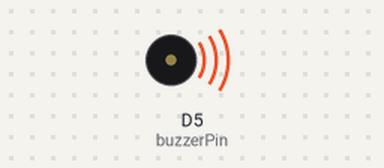
Simulated run of this program. Board: ESP8266 (NodeMCU). On the bench: buzzer (waves = sounding).

Above: at 0.12 s.
At 9.8 s:
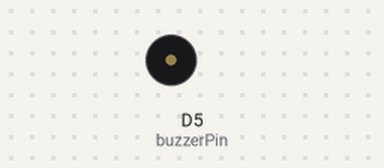
Timing chart, 0 to 19.3 s (numbered marks = the images above):
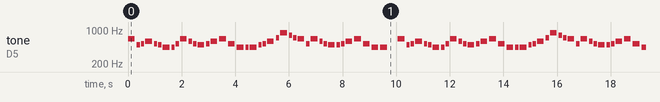

Measured:
- by itself, tone on D5 (buzzerPin): plays 659 Hz for 0.25 s, 494 Hz for 0.12 s, 523 Hz for 0.12 s, 587 Hz for 0.25 s, 523 Hz for 0.12 s, 494 Hz for 0.12 s … (429 notes in this stretch)

The program:

main.cpp
```cpp
#include <Arduino.h>
#include "pitches.h"

const int buzzerPin = D5;

int melody[] = {
  NOTE_E5, NOTE_B4, NOTE_C5, NOTE_D5, NOTE_C5, NOTE_B4,
  NOTE_A4, NOTE_A4, NOTE_C5, NOTE_E5, NOTE_D5, NOTE_C5,
  NOTE_B4, NOTE_C5, NOTE_D5, NOTE_E5,
  NOTE_C5, NOTE_A4, NOTE_A4, NOTE_A4, NOTE_B4, NOTE_C5,

  NOTE_D5, NOTE_F5, NOTE_A5, NOTE_G5, NOTE_F5,
  NOTE_E5, NOTE_C5, NOTE_E5, NOTE_D5, NOTE_C5,
  NOTE_B4, NOTE_B4, NOTE_C5, NOTE_D5, NOTE_E5,
  NOTE_C5, NOTE_A4, NOTE_A4, REST,

  NOTE_E5, NOTE_B4, NOTE_C5, NOTE_D5, NOTE_C5, NOTE_B4,
  NOTE_A4, NOTE_A4, NOTE_C5, NOTE_E5, NOTE_D5, NOTE_C5,
  NOTE_B4, NOTE_C5, NOTE_D5, NOTE_E5,
  NOTE_C5, NOTE_A4, NOTE_A4, NOTE_A4, NOTE_B4, NOTE_C5,

  NOTE_D5, NOTE_F5, NOTE_A5, NOTE_G5, NOTE_F5,
  NOTE_E5, NOTE_C5, NOTE_E5, NOTE_D5, NOTE_C5,
  NOTE_B4, NOTE_B4, NOTE_C5, NOTE_D5, NOTE_E5,
  NOTE_C5, NOTE_A4, NOTE_A4, REST,

  NOTE_E5, NOTE_C5,
  NOTE_D5, NOTE_B4,
  NOTE_C5, NOTE_A4,
  NOTE_GS4, NOTE_B4, REST,
  NOTE_E5, NOTE_C5,
  NOTE_D5, NOTE_B4,
  NOTE_C5, NOTE_E5, NOTE_A5,
  NOTE_GS5
};

int durations[] = {
  4, 8, 8, 4, 8, 8,
  4, 8, 8, 4, 8, 8,
  4, 8, 4, 4,
  4, 4, 8, 4, 8, 8,

  4, 8, 4, 8, 8,
  4, 8, 4, 8, 8,
  4, 8, 8, 4, 4,
  4, 4, 4, 4,

  4, 8, 8, 4, 8, 8,
  4, 8, 8, 4, 8, 8,
  4, 8, 4, 4,
  4, 4, 8, 4, 8, 8,

  4, 8, 4, 8, 8,
  4, 8, 4, 8, 8,
  4, 8, 8, 4, 4,
  4, 4, 4, 4,

  2, 2,
  2, 2,
  2, 2,
  2, 4, 8,
  2, 2,
  2, 2,
  4, 4, 2,
  2
};

void setup() {
  pinMode(buzzerPin, OUTPUT);
}

void loop() {
  int size = sizeof(durations) / sizeof(int);

  for (int note = 0; note < size; note++) {
    int duration = 1000 / durations[note];
    tone(buzzerPin, melody[note], duration);
    int pause = duration * 1.30;
    delay(pause);
    noTone(buzzerPin);
  }
}
```

pitches.h
```cpp
// (licence header left out)
#ifndef pitches_h
#define pitches_h

#define NOTE_B0  31
#define NOTE_C1  33
#define NOTE_CS1 35
#define NOTE_D1  37
#define NOTE_DS1 39
#define NOTE_E1  41
#define NOTE_F1  44
#define NOTE_FS1 46
#define NOTE_G1  49
#define NOTE_GS1 52
#define NOTE_A1  55
#define NOTE_AS1 58
#define NOTE_B1  62
#define NOTE_C2  65
#define NOTE_CS2 69
#define NOTE_D2  73
#define NOTE_DS2 78
#define NOTE_E2  82
#define NOTE_F2  87
#define NOTE_FS2 93
#define NOTE_G2  98
#define NOTE_GS2 104
#define NOTE_A2  110
#define NOTE_AS2 117
#define NOTE_B2  123
#define NOTE_C3  131
#define NOTE_CS3 139
#define NOTE_DB3 139
#define NOTE_D3  147
#define NOTE_DS3 156
#define NOTE_EB3 156
#define NOTE_E3  165
#define NOTE_F3  175
#define NOTE_FS3 185
#define NOTE_G3  196
#define NOTE_GS3 208
#define NOTE_A3  220
#define NOTE_AS3 233
#define NOTE_B3  247
#define NOTE_C4  262
#define NOTE_CS4 277
#define NOTE_D4  294
#define NOTE_DS4 311
#define NOTE_E4  330
#define NOTE_F4  349
#define NOTE_FS4 370
#define NOTE_G4  392
#define NOTE_GS4 415
#define NOTE_A4  440
#define NOTE_AS4 466
#define NOTE_B4  494
#define NOTE_C5  523
#define NOTE_CS5 554
#define NOTE_D5  587
#define NOTE_DS5 622
#define NOTE_E5  659
#define NOTE_F5  698
#define NOTE_FS5 740
#define NOTE_G5  784
#define NOTE_GS5 831
#define NOTE_A5  880
#define NOTE_AS5 932
#define NOTE_B5  988
#define NOTE_C6  1047
#define NOTE_CS6 1109
#define NOTE_D6  1175
#define NOTE_DS6 1245
#define NOTE_E6  1319
#define NOTE_F6  1397
#define NOTE_FS6 1480
#define NOTE_G6  1568
#define NOTE_GS6 1661
#define NOTE_A6  1760
#define NOTE_AS6 1865
#define NOTE_B6  1976
#define NOTE_C7  2093
#define NOTE_CS7 2217
#define NOTE_D7  2349
#define NOTE_DS7 2489
#define NOTE_E7  2637
#define NOTE_F7  2794
#define NOTE_FS7 2960
#define NOTE_G7  3136
#define NOTE_GS7 3322
#define NOTE_A7  3520
#define NOTE_AS7 3729
#define NOTE_B7  3951
#define NOTE_C8  4186
#define NOTE_CS8 4435
#define NOTE_D8  4699
#define NOTE_DS8 4978
#define REST     0

#endif
```
